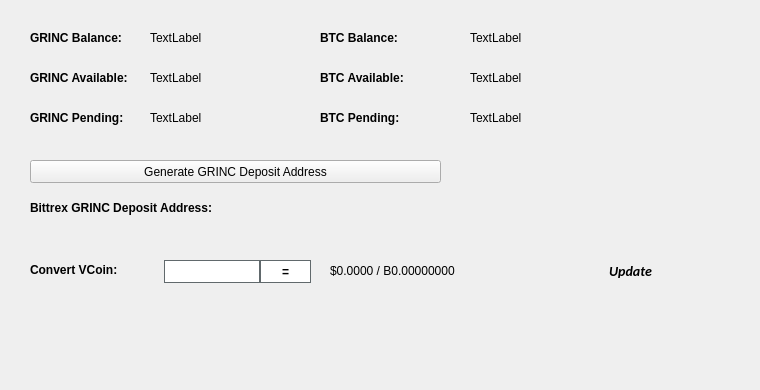
   <widget class="QWidget" name="BalanceTab">
    <attribute name="title">
     <string>Balance</string>
    </attribute>
    <widget class="QLabel" name="BitcoinBalanceLabel">
     <property name="geometry">
      <rect>
       <x>470</x>
       <y>30</y>
       <width>150</width>
       <height>16</height>
      </rect>
     </property>
     <property name="text">
      <string>TextLabel</string>
     </property>
    </widget>
    <widget class="QLabel" name="GRINCBalanceLabel">
     <property name="geometry">
      <rect>
       <x>150</x>
       <y>30</y>
       <width>150</width>
       <height>16</height>
      </rect>
     </property>
     <property name="text">
      <string>TextLabel</string>
     </property>
    </widget>
    <widget class="QLabel" name="label_11">
     <property name="geometry">
      <rect>
       <x>30</x>
       <y>30</y>
       <width>101</width>
       <height>16</height>
      </rect>
     </property>
     <property name="font">
      <font>
       <weight>75</weight>
       <bold>true</bold>
      </font>
     </property>
     <property name="text">
      <string>GRINC Balance:</string>
     </property>
    </widget>
    <widget class="QLabel" name="label_12">
     <property name="geometry">
      <rect>
       <x>320</x>
       <y>30</y>
       <width>101</width>
       <height>16</height>
      </rect>
     </property>
     <property name="font">
      <font>
       <weight>75</weight>
       <bold>true</bold>
      </font>
     </property>
     <property name="text">
      <string>BTC Balance:</string>
     </property>
    </widget>
    <widget class="QLabel" name="GRINCAvailableLabel_2">
     <property name="geometry">
      <rect>
       <x>150</x>
       <y>70</y>
       <width>150</width>
       <height>16</height>
      </rect>
     </property>
     <property name="text">
      <string>TextLabel</string>
     </property>
    </widget>
    <widget class="QLabel" name="label_13">
     <property name="geometry">
      <rect>
       <x>30</x>
       <y>70</y>
       <width>111</width>
       <height>16</height>
      </rect>
     </property>
     <property name="font">
      <font>
       <weight>75</weight>
       <bold>true</bold>
      </font>
     </property>
     <property name="text">
      <string>GRINC Available:</string>
     </property>
    </widget>
    <widget class="QLabel" name="label_14">
     <property name="geometry">
      <rect>
       <x>30</x>
       <y>110</y>
       <width>101</width>
       <height>16</height>
      </rect>
     </property>
     <property name="font">
      <font>
       <weight>75</weight>
       <bold>true</bold>
      </font>
     </property>
     <property name="text">
      <string>GRINC Pending:</string>
     </property>
    </widget>
    <widget class="QLabel" name="GRINCPendingLabel">
     <property name="geometry">
      <rect>
       <x>150</x>
       <y>110</y>
       <width>150</width>
       <height>16</height>
      </rect>
     </property>
     <property name="text">
      <string>TextLabel</string>
     </property>
    </widget>
    <widget class="QLabel" name="label_15">
     <property name="geometry">
      <rect>
       <x>320</x>
       <y>70</y>
       <width>111</width>
       <height>16</height>
      </rect>
     </property>
     <property name="font">
      <font>
       <weight>75</weight>
       <bold>true</bold>
      </font>
     </property>
     <property name="text">
      <string>BTC Available:</string>
     </property>
    </widget>
    <widget class="QLabel" name="BitcoinAvailableLabel">
     <property name="geometry">
      <rect>
       <x>470</x>
       <y>70</y>
       <width>150</width>
       <height>16</height>
      </rect>
     </property>
     <property name="text">
      <string>TextLabel</string>
     </property>
    </widget>
    <widget class="QLabel" name="label_31">
     <property name="geometry">
      <rect>
       <x>320</x>
       <y>110</y>
       <width>111</width>
       <height>16</height>
      </rect>
     </property>
     <property name="font">
      <font>
       <weight>75</weight>
       <bold>true</bold>
      </font>
     </property>
     <property name="text">
      <string>BTC Pending:</string>
     </property>
    </widget>
    <widget class="QLabel" name="BitcoinPendingLabel">
     <property name="geometry">
      <rect>
       <x>470</x>
       <y>110</y>
       <width>150</width>
       <height>16</height>
      </rect>
     </property>
     <property name="text">
      <string>TextLabel</string>
     </property>
    </widget>
    <widget class="QLabel" name="label_33">
     <property name="geometry">
      <rect>
       <x>30</x>
       <y>200</y>
       <width>221</width>
       <height>16</height>
      </rect>
     </property>
     <property name="font">
      <font>
       <weight>75</weight>
       <bold>true</bold>
      </font>
     </property>
     <property name="text">
      <string>Bittrex GRINC Deposit Address:</string>
     </property>
    </widget>
    <widget class="QPushButton" name="GenDepositBTN">
     <property name="geometry">
      <rect>
       <x>30</x>
       <y>160</y>
       <width>411</width>
       <height>23</height>
      </rect>
     </property>
     <property name="text">
      <string>Generate GRINC Deposit Address</string>
     </property>
     <property name="icon">
      <iconset resource="../GRINC.qrc">
       <normaloff>:/icons/bitcoin</normaloff>:/icons/bitcoin</iconset>
     </property>
    </widget>
    <widget class="QLabel" name="DepositAddressLabel">
     <property name="geometry">
      <rect>
       <x>200</x>
       <y>200</y>
       <width>261</width>
       <height>16</height>
      </rect>
     </property>
     <property name="palette">
      <palette>
       <active>
        <colorrole role="WindowText">
         <brush brushstyle="SolidPattern">
          <color alpha="255">
           <red>0</red>
           <green>0</green>
           <blue>0</blue>
          </color>
         </brush>
        </colorrole>
        <colorrole role="Text">
         <brush brushstyle="SolidPattern">
          <color alpha="255">
           <red>0</red>
           <green>0</green>
           <blue>255</blue>
          </color>
         </brush>
        </colorrole>
       </active>
       <inactive>
        <colorrole role="WindowText">
         <brush brushstyle="SolidPattern">
          <color alpha="255">
           <red>0</red>
           <green>0</green>
           <blue>0</blue>
          </color>
         </brush>
        </colorrole>
        <colorrole role="Text">
         <brush brushstyle="SolidPattern">
          <color alpha="255">
           <red>0</red>
           <green>0</green>
           <blue>255</blue>
          </color>
         </brush>
        </colorrole>
       </inactive>
       <disabled>
        <colorrole role="WindowText">
         <brush brushstyle="SolidPattern">
          <color alpha="255">
           <red>120</red>
           <green>120</green>
           <blue>120</blue>
          </color>
         </brush>
        </colorrole>
        <colorrole role="Text">
         <brush brushstyle="SolidPattern">
          <color alpha="255">
           <red>120</red>
           <green>120</green>
           <blue>120</blue>
          </color>
         </brush>
        </colorrole>
       </disabled>
      </palette>
     </property>
     <property name="font">
      <font>
       <weight>75</weight>
       <bold>true</bold>
      </font>
     </property>
     <property name="text">
      <string/>
     </property>
     <property name="alignment">
      <set>Qt::AlignRight|Qt::AlignTrailing|Qt::AlignVCenter</set>
     </property>
     <property name="textInteractionFlags">
      <set>Qt::LinksAccessibleByMouse|Qt::TextSelectableByKeyboard|Qt::TextSelectableByMouse</set>
     </property>
    </widget>
    <widget class="QLabel" name="label_8">
     <property name="geometry">
      <rect>
       <x>460</x>
       <y>300</y>
       <width>281</width>
       <height>81</height>
      </rect>
     </property>
     <property name="text">
      <string/>
     </property>
     <property name="pixmap">
      <pixmap>:/images/bittrex</pixmap>
     </property>
    </widget>
    <widget class="QWidget" name="widgetConversion" native="true">
     <property name="geometry">
      <rect>
       <x>0</x>
       <y>250</y>
       <width>751</width>
       <height>43</height>
      </rect>
     </property>
     <property name="minimumSize">
      <size>
       <width>0</width>
       <height>43</height>
      </size>
     </property>
     <property name="styleSheet">
      <string notr="true"/>
     </property>
     <widget class="QPushButton" name="btnUpdateMarketData">
      <property name="geometry">
       <rect>
        <x>575</x>
        <y>0</y>
        <width>111</width>
        <height>41</height>
       </rect>
      </property>
      <property name="sizePolicy">
       <sizepolicy hsizetype="Expanding" vsizetype="Expanding">
        <horstretch>0</horstretch>
        <verstretch>0</verstretch>
       </sizepolicy>
      </property>
      <property name="font">
       <font>
        <family>calibri</family>
        <pointsize>-1</pointsize>
        <weight>75</weight>
        <italic>true</italic>
        <bold>true</bold>
       </font>
      </property>
      <property name="styleSheet">
       <string notr="true">margin:0px;text-align:center;padding:2px;border-radius:3px;font-style:italic;width:100px;font-size:14px;font-family:calibri;font-weight:600;</string>
      </property>
      <property name="text">
       <string>Update</string>
      </property>
      <property name="iconSize">
       <size>
        <width>150</width>
        <height>35</height>
       </size>
      </property>
      <property name="autoDefault">
       <bool>true</bool>
      </property>
      <property name="default">
       <bool>true</bool>
      </property>
     </widget>
     <widget class="QLabel" name="lblConvertVCoin">
      <property name="geometry">
       <rect>
        <x>30</x>
        <y>10</y>
        <width>131</width>
        <height>20</height>
       </rect>
      </property>
      <property name="styleSheet">
       <string notr="true"/>
      </property>
      <property name="text">
       <string>&lt;html&gt;&lt;head/&gt;&lt;body&gt;&lt;p&gt;&lt;span style=&quot; font-weight:600;&quot;&gt;Convert VCoin:&lt;/span&gt;&lt;/p&gt;&lt;/body&gt;&lt;/html&gt;</string>
      </property>
     </widget>
     <widget class="QLineEdit" name="txtConvertVCoinQty">
      <property name="geometry">
       <rect>
        <x>160</x>
        <y>10</y>
        <width>100</width>
        <height>23</height>
       </rect>
      </property>
      <property name="minimumSize">
       <size>
        <width>100</width>
        <height>23</height>
       </size>
      </property>
      <property name="maximumSize">
       <size>
        <width>100</width>
        <height>16777215</height>
       </size>
      </property>
      <property name="styleSheet">
       <string notr="true">border: 1px solid #61696c;margin-left:4px;</string>
      </property>
     </widget>
     <widget class="QPushButton" name="btnConvertGRINC">
      <property name="geometry">
       <rect>
        <x>260</x>
        <y>10</y>
        <width>51</width>
        <height>23</height>
       </rect>
      </property>
      <property name="minimumSize">
       <size>
        <width>0</width>
        <height>23</height>
       </size>
      </property>
      <property name="styleSheet">
       <string notr="true">border:1px solid #61696c;background:white;font-weight:600;</string>
      </property>
      <property name="text">
       <string>=</string>
      </property>
     </widget>
     <widget class="QLabel" name="lblConvertVCoinResults">
      <property name="geometry">
       <rect>
        <x>330</x>
        <y>0</y>
        <width>201</width>
        <height>41</height>
       </rect>
      </property>
      <property name="styleSheet">
       <string notr="true"/>
      </property>
      <property name="text">
       <string>$0.0000 / B0.00000000</string>
      </property>
     </widget>
     <widget class="QLabel" name="iconOverviewUpdateWait">
      <property name="geometry">
       <rect>
        <x>670</x>
        <y>10</y>
        <width>24</width>
        <height>24</height>
       </rect>
      </property>
      <property name="text">
       <string/>
      </property>
      <property name="pixmap">
       <pixmap resource="../GRINC.qrc">:/icons/transaction_1</pixmap>
      </property>
      <property name="scaledContents">
       <bool>true</bool>
      </property>
      <property name="alignment">
       <set>Qt::AlignCenter</set>
      </property>
     </widget>
    </widget>
   </widget>
